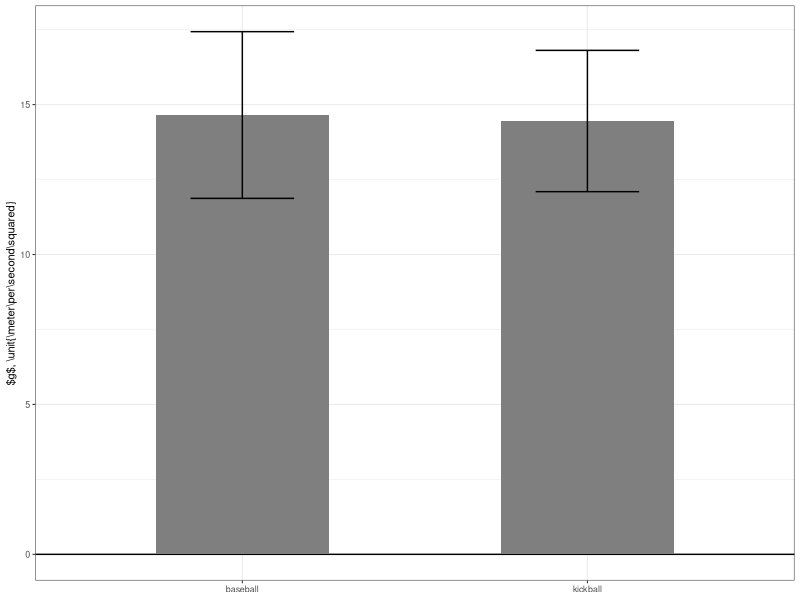

R code for this plot:
library(ggplot2)
library(dplyr)

raw <- read.csv('times.csv',header=TRUE)
data <- data.frame(raw)
data <- mutate(data,
     g = 2*5/time.s^2)
grouped = dplyr::group_by(data,type)
summary_data <- dplyr::summarise(grouped,
	     t = mean(g),
	     sd = sd(g))

fig <- ggplot(summary_data) +
    geom_hline(yintercept=0) + 
    geom_bar( aes(x=type, y=t), stat="identity", fill="gray50",width=0.5) +
    geom_errorbar( aes(x=type, ymin=t-sd, ymax=t+sd), width=0.3) +
    theme_bw(base_size=8) +
    theme(axis.title.x = element_blank()) +
    #xlab("ball type") + 
    ylab("$g$, \\unit{\\meter\\per\\second\\squared}")

# save the figure
ggsave("fig3.svg", plot=fig, width=1.608, height=2, units="in")

# give me the t-test results 
print(t.test(g ~ type, data))

# and give me the groupwise mean and sd
# grouped <- group_by(data, type)
print(dplyr::summarize(grouped,
	mean = mean(g),
	sd = sd(g)))

# give the pooled everything mean and sd
print(summarize(data, mean=mean(g), sd=sd(g)))
